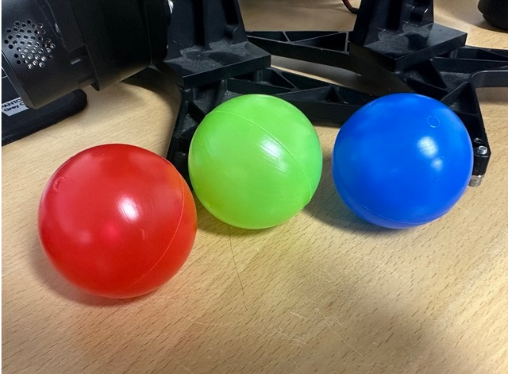
//> input picture Open_CV/day1/hw1/hw1_pkg/ball.png, 508 x 374 px
$ ./opencvtest   (built with g++ and OpenCV 4)
//> lines starting //> are read from the running program, lines starting //| are printed output that depends on the picture; after the words box and inside, x2 and y2 are one past the last pixel; in counts of white or black regions, pixels touching at a corner belong together
#include <opencvtest/opencvtest.hpp>
#include <iostream>
using namespace cv;


using namespace cv;
using namespace std;

namespace opencvtest {

    void processImage(const string &image_path) {
        Mat img = imread(image_path, IMREAD_COLOR);
//> img is the input picture: 374 rows x 508 cols, CV_8UC3; mean B, G, R 94.1, 110.7, 123

        Mat img_blur;
        GaussianBlur(img, img_blur, Size(7, 7), 0);

        Mat green_mask, green_image, img_hsv;
        Mat red_mask, red_mask_1, red_mask_2, red_image;
        Mat blue_mask, blue_image;

        Scalar lower_green(35, 50, 50);
        Scalar upper_green(85, 255, 255);
        Scalar lower_red_1(0, 50, 50);
        Scalar upper_red_1(10, 255, 255);
        Scalar lower_red_2(170, 50, 50);
        Scalar upper_red_2(180, 255, 255);
        Scalar lower_blue(100, 50, 50);
        Scalar upper_blue(130, 255, 255);

        cvtColor(img, img_hsv, COLOR_BGR2HSV);
//> img_hsv: 374 rows x 508 cols, CV_8UC3; mean H, S, V 51.1, 124.3, 149.6

        inRange(img_hsv, lower_green, upper_green, green_mask);
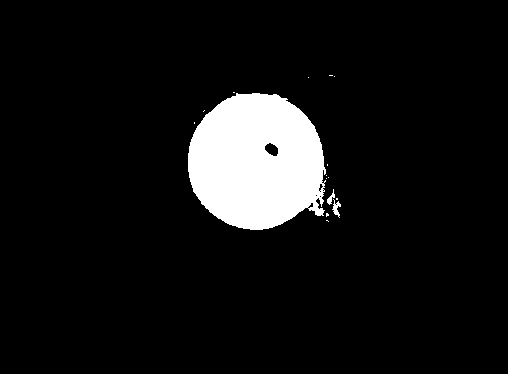
//> green_mask: 374 rows x 508 cols, CV_8UC1; 7.9% white; 16 white regions (13 under 20 px), largest, box (x1, y1, x2, y2) and area: (188, 93, 326, 230) 14770, (332, 199, 341, 218) 75, (327, 189, 335, 205) 51


        inRange(img_hsv, lower_red_1, upper_red_1, red_mask_1);
//> red_mask_1: 374 rows x 508 cols, CV_8UC1; 8.8% white; 19 white regions (17 under 20 px), largest, box (x1, y1, x2, y2) and area: (32, 143, 196, 310) 16663, (346, 0, 352, 8) 20
        inRange(img_hsv, lower_red_2, upper_red_2, red_mask_2);
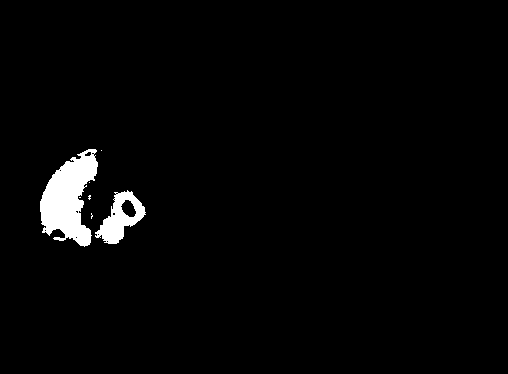
//> red_mask_2: 374 rows x 508 cols, CV_8UC1; 2.4% white; 7 white regions (5 under 20 px), largest, box (x1, y1, x2, y2) and area: (40, 149, 98, 247) 3320, (95, 190, 146, 244) 1242
        bitwise_or(red_mask_1, red_mask_2, red_mask);
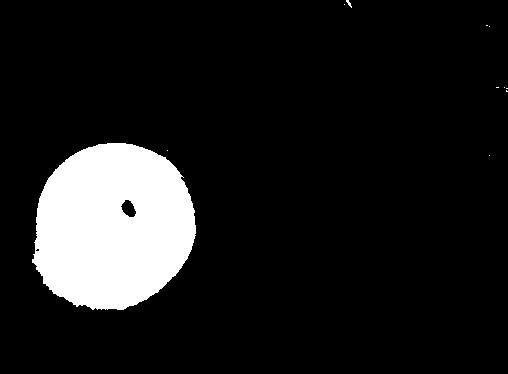
//> red_mask: 374 rows x 508 cols, CV_8UC1; 11.2% white; 11 white regions (9 under 20 px), largest, box (x1, y1, x2, y2) and area: (32, 143, 196, 310) 21276, (346, 0, 352, 8) 20


        inRange(img_hsv, lower_blue, upper_blue, blue_mask);
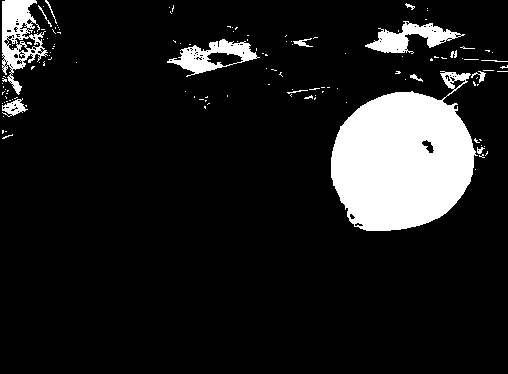
//> blue_mask: 374 rows x 508 cols, CV_8UC1; 11.5% white; 132 white regions (117 under 20 px), largest, box (x1, y1, x2, y2) and area: (331, 71, 478, 231) 16009, (2, 0, 48, 95) 1930, (365, 21, 465, 54) 1380

        bitwise_and(img, img, green_image, green_mask);
        bitwise_and(img, img, red_image, red_mask);
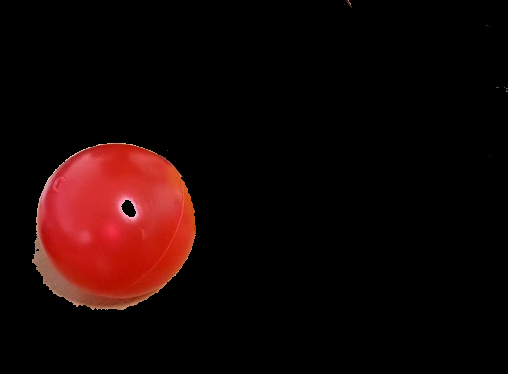
//> red_image: 374 rows x 508 cols, CV_8UC3; mean B, G, R 5, 5.9, 22.2
        bitwise_and(img, img, blue_image, blue_mask);
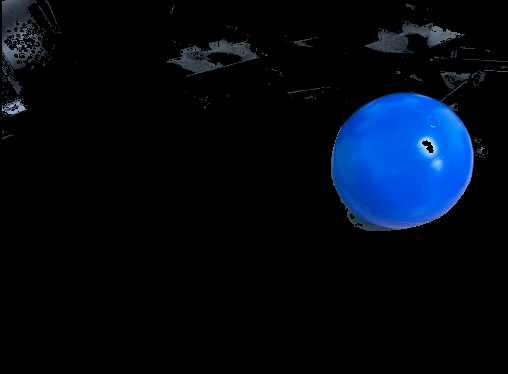
//> blue_image: 374 rows x 508 cols, CV_8UC3; mean B, G, R 20.2, 9.7, 2.6

        imshow("HSV Image", img_hsv);
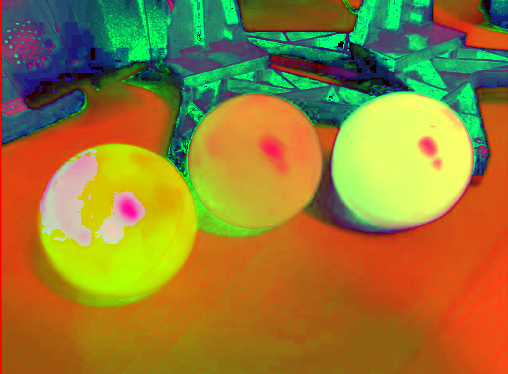
//> window 'HSV Image': 374 rows x 508 cols, CV_8UC3; mean B, G, R 51.1, 124.3, 149.6
        imshow("Green Mask", green_mask);
        imshow("Green Image", green_image);
        imshow("Red Mask", red_mask);
        imshow("Red Image", red_image);
        imshow("Blue Mask", blue_mask);
        imshow("Blue Image", blue_image);

        waitKey(0);
    }

}

int main() {
    std::string image_path = "/home/jy/colcon_ws/src/opencvtest/ball.png";
    opencvtest::processImage(image_path);
    return 0;
}
